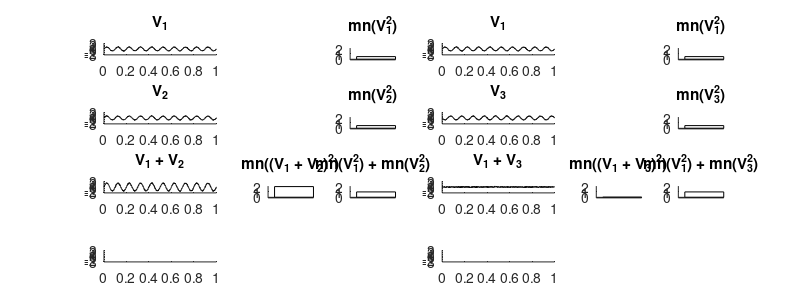

Recreate this plot in MATLAB.


%% 
srate = 1000;
t = 1/srate:1/srate:1;
sin_freq = 10;

% signal  = sinus + noise
signal1 = sin(sin_freq*2*pi*t)+1/10*randn(size(t));

% signal 2 is in phase
signal2 = sin(sin_freq*2*pi*t)+1/10*randn(size(t));

% signal 3 is 180 out of phase
signal3 = sin(pi+sin_freq*2*pi*t)+1/10*randn(size(t));

figure('Position',[0 0 800 300],'Color',[1 1 1])

bar_width = .3;

% signal 1 and 2
subplot(4,4,1), hold on
plot(t,signal1,'k')
title('V_1')
subplot(4,8,4)
bar(1,mean(signal1.^2),bar_width,'w')
title('mn(V_1^2)')

subplot(4,4,5), hold on
plot(t,signal2,'k')
title('V_2')
subplot(4,8,12)
bar(1,mean(signal2.^2),bar_width,'w')
title('mn(V_2^2)')

subplot(4,4,9), hold on
plot(t,signal1 + signal2,'k')
title('V_1 + V_2')
subplot(4,8,19)
bar(1,mean((signal1 + signal2).^2),bar_width,'w')
title('mn((V_1 + V_2)^2)')

subplot(4,8,20)
bar(1,mean(signal1.^2) + mean(signal2.^2),bar_width,'w')
title('mn(V_1^2) + mn(V_2^2)')


% signal 1 and 3
subplot(4,4,3), hold on
plot(t,signal1,'k')
title('V_1')
subplot(4,8,8)
bar(1,mean(signal1.^2),bar_width,'w')
title('mn(V_1^2)')

subplot(4,4,7), hold on
plot(t,signal3,'k')
title('V_3')
subplot(4,8,16)
bar(1,mean(signal3.^2),bar_width,'w')
title('mn(V_3^2)')

subplot(4,4,11), hold on
plot(t,signal1 + signal3,'k')
title('V_1 + V_3')
subplot(4,8,23)
bar(1,mean((signal1 + signal3).^2),bar_width,'w')
title('mn((V_1 + V_3)^2)')

subplot(4,8,24)
bar(1,mean(signal1.^2) + mean(signal3.^2),bar_width,'w')
title('mn(V_1^2) + mn(V_3^2)')

for k = [1:2:16]
    subplot(4,4,k)
    ylim([-3 3])
end


for k = [4 12 19 20 8 16 23 24]
    subplot(4,8,k)
    ylim([-0.1 2.1])
    set(gca,'XTick',[],'YTick',[0 1 2])
    box off
end

set(gcf,'PaperPositionMode','auto')
% print('-dpng','-r300',['./figures/ns_ConceptMethodsFig01'])
% print('-depsc','-r300',['./figures/ns_ConceptMethodsFig01'])

